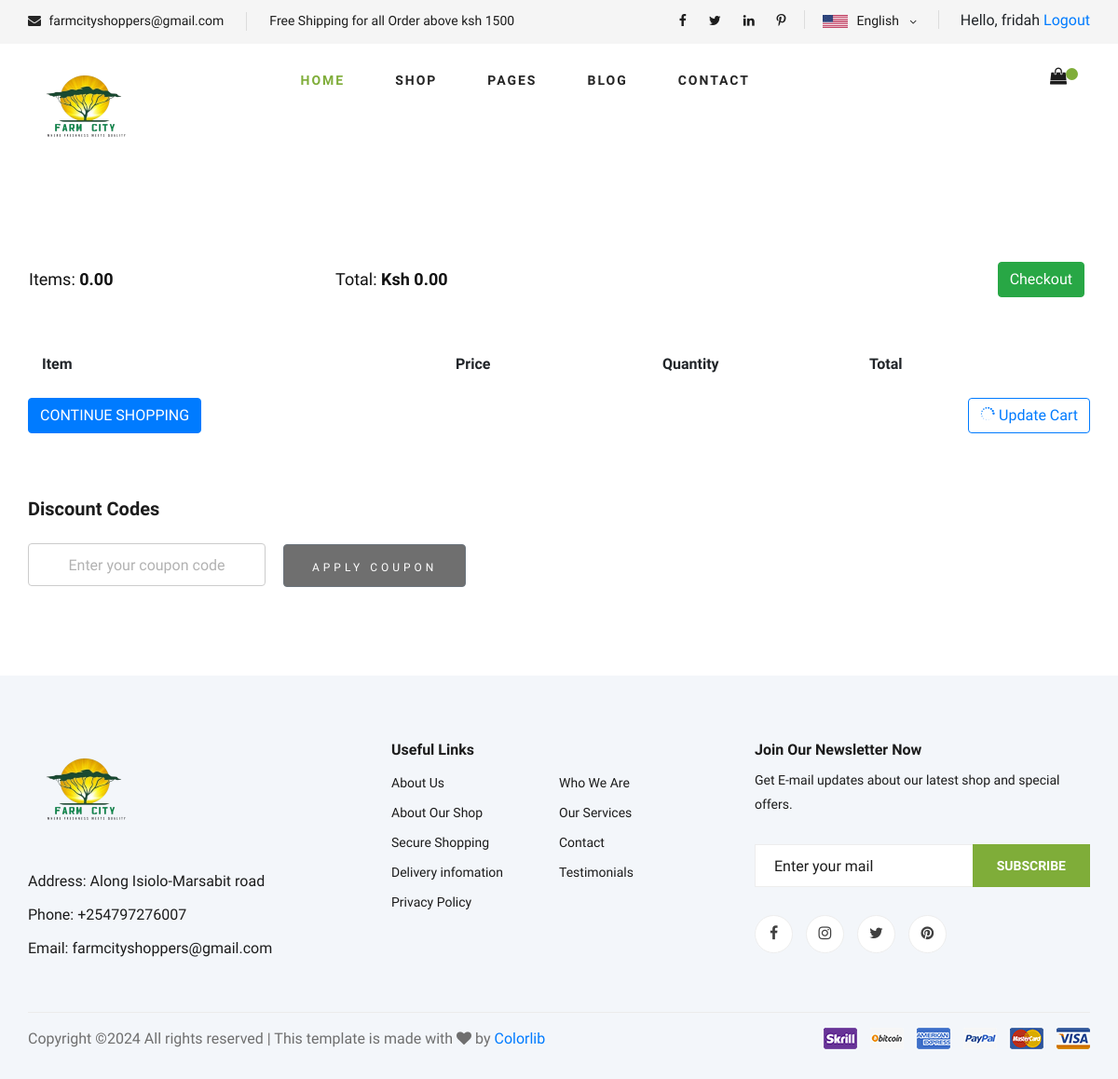
Page /cart/ (signed in) on the earlier database version.
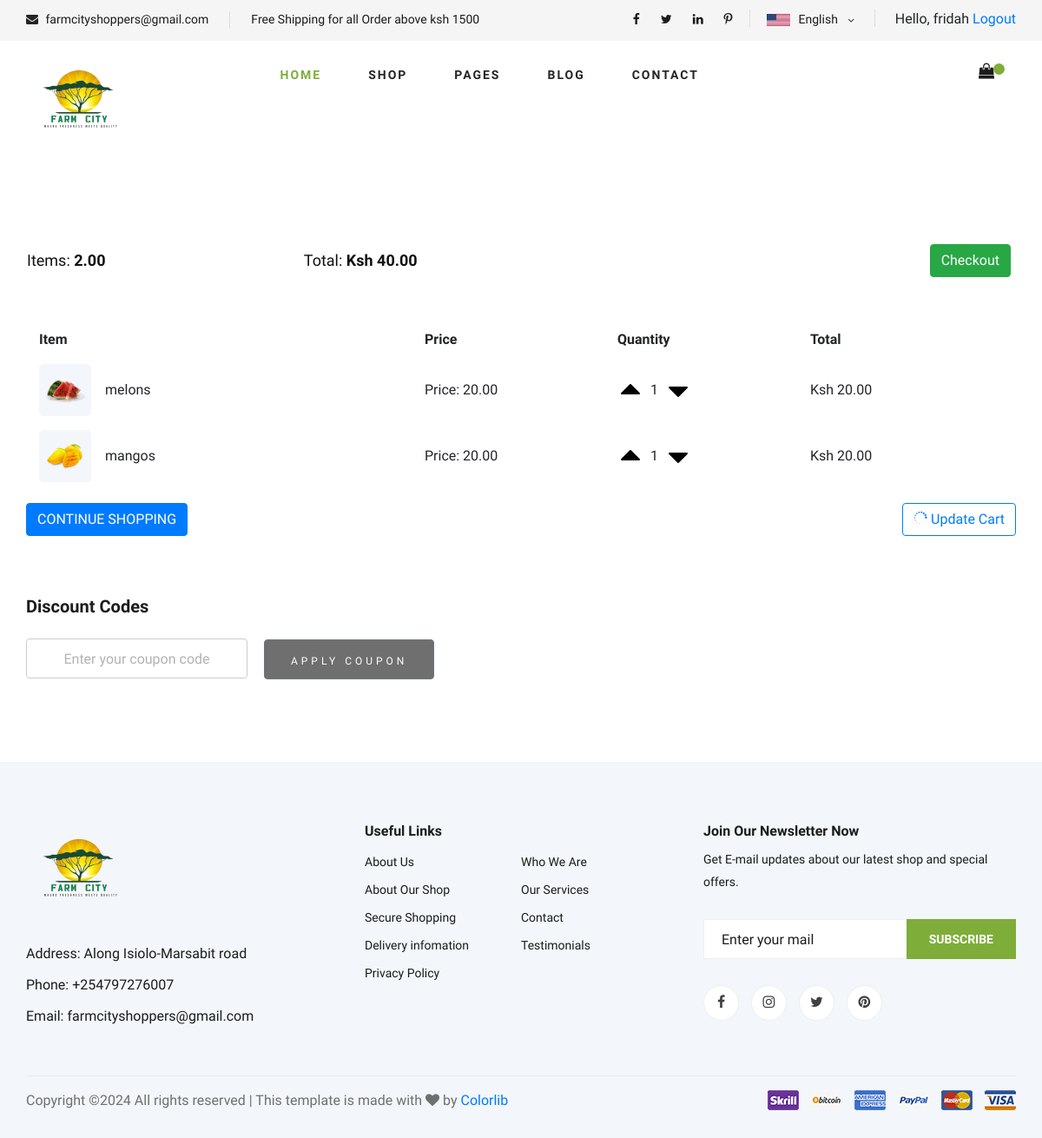
Same page on the later database version.
### farmcityecommerce/models.py (models this page shows, shortened)
class Order(models.Model):
    customer = models.ForeignKey(Customer, on_delete=models.SET_NULL, blank=True, null=True)
    date_ordered= models.DateTimeField(auto_now_add=True)
    complete = models.BooleanField(default=False, null=True, blank=False)
    transction_id = models.CharField(max_length=200, null=True)
    @property
    def get_cart_total(self):
        orderitems = self.orderitem_set.all()
        total = sum([item.get_total for item in orderitems])
        return total
    @property
    def get_cart_items(self):
        orderitems = self.orderitem_set.all()
        total = sum([item.quantity for item in orderitems])
        return total

class OrderItem(models.Model):
     product = models.ForeignKey(Product, on_delete=models.SET_NULL, blank=True, null=True)
     order = models.ForeignKey(Order, on_delete=models.SET_NULL, blank=True, null=True)
     quantity = models.IntegerField(default=0, null=True, blank=True)
     date_added = models.DateTimeField(auto_now_add=True)
     @property
     def get_total(self):
         total = self.product.price * self.quantity
         return total

class Product(models.Model):
    name = models.CharField(max_length=300,null=True)
    description= models.TextField()
    price= models.FloatField()
    Availability = models.BooleanField(default=False,null=True,blank=False)
    image = models.ImageField(upload_to='product/' ,null=True, blank=True)

### farmcityecommerce/views.py (the view)
# urls.py: path("cart/", views.cart, name="cart"),
@login_required(login_url='farmcityecommerce:login')
def cart(request):
    if request.user.is_authenticated:
        customer = request.user.customer
        order, created = Order.objects.get_or_create(customer=customer, complete= False)
        items= order.orderitem_set.all()
        cartItems = order.get_cart_items
    else:
        items = []
        order = {'get_cart_total':0, 'get_cart_items':0}
    context= {'items': items,'order':order}
    return render(request, 'farmcityecommerce/cart.html',context)

### farmcityecommerce/templates/farmcityecommerce/cart.html
{% extends 'partials/base.html' %}
{% load static %}
{% block content %}
<section class="shoping-cart spad">
    <div class="container">
        <div class="row mb-4">
            <div class="col-lg-12">
                <table class="shoping__cart__table w-100">
                    <tr>
                        <th><h5>Items: <strong>{{order.get_cart_items|floatformat:2}}</strong></h5></th>
                        <th><h5>Total: <strong>Ksh {{order.get_cart_total|floatformat:2}} </strong></h5></th>
                        <th>
                            <a style="float:right; margin:5px;" class="btn btn-success" href="{% url 'farmcityecommerce:checkout' %}">
                                Checkout
                            </a>
                        </th>
                    </tr>
                </table>
            </div>
        </div>
        <div class="container">
            <div class="cart-row d-flex justify-content-between align-items-center mb-3">
                <div style="flex: 2"><strong>Item</strong></div>
                <div style="flex: 1"><strong>Price</strong></div>
                <div style="flex: 1"><strong>Quantity</strong></div>
                <div style="flex: 1"><strong>Total</strong></div>
            </div>
            {% for item in items %}
            <div class="cart-row d-flex justify-content-between align-items-center mb-3">
                <div style="flex: 2" class="d-flex align-items-center">
                    <img class="row-image mr-3" src="{{ item.product.image.url }}" alt="Product Image"
                         style="width: 60px; height: 60px; border-radius: 5px;">
                    <span>{{ item.product.name }}</span>
                </div>
                <div style="flex: 1">Price: {{ item.product.price|floatformat:2 }}</div>
                <div style="flex: 1" class="quantity-control">
                    <div class="d-flex align-items-center">
                        <img data-product={{item.product.id}} data-action="add" class="chg-quantity updatecart" src="{% static 'img/arrowup.png' %}">
                        <span id="quantity-display-{{ item.id }}" class="mx-2">{{ item.quantity }}</span>
                        <img data-product={{item.product.id}} data-action="remove" class="chg-quantity updatecart" src="{% static 'img/arrowdown.png' %}" >
                    </div>
                </div>
                <div style="flex: 1">Ksh {{ item.get_total|floatformat:2 }}</div>
            </div>
            {% endfor %}
        </div>
        <div class="row mt-4">
            <div class="col-lg-12">
                <div class="shoping__cart__btns d-flex justify-content-between">
                    <a href="{% url 'farmcityecommerce:home' %}" class="btn btn-primary">CONTINUE SHOPPING</a>
                    <a href="#" class="btn btn-outline-primary">
                        <span class="icon_loading"></span> Update Cart
                    </a>
                </div>
            </div>
            <div class="col-lg-6 mt-4">
                <div class="shoping__continue">
                    <div class="shoping__discount">
                        <h5>Discount Codes</h5>
                        <form action="#">
                            <input type="text" class="form-control mb-3" placeholder="Enter your coupon code">
                            <button type="submit" class="btn btn-secondary">APPLY COUPON</button>
                        </form>
                    </div>
                </div>
            </div>
        </div>
    </div>
</section>
{% endblock content %}

Differences in the rows shown:
no longer on this page (row edited): Order: get_cart_items "0.00", get_cart_total "0.00"
added Order: get_cart_items "2.00", get_cart_total "40.00"
added OrderItem: product.image (picture), product.name "melons", product.price "20.00", quantity "1", get_total "20.00"
added OrderItem: product.image (picture), product.name "mangos", product.price "20.00", quantity "1", get_total "20.00"
